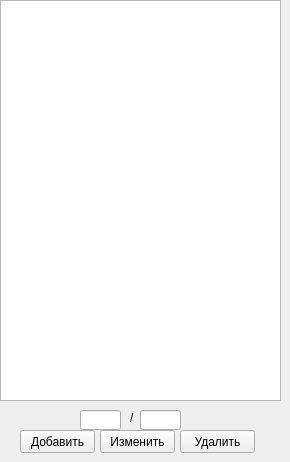
      <widget class="QWidget" name="tab_11">
       <attribute name="title">
        <string>3</string>
       </attribute>
       <widget class="QPushButton" name="add_mag_lvl3">
        <property name="geometry">
         <rect>
          <x>20</x>
          <y>430</y>
          <width>75</width>
          <height>23</height>
         </rect>
        </property>
        <property name="text">
         <string>Добавить</string>
        </property>
       </widget>
       <widget class="QPushButton" name="pushButton_15">
        <property name="geometry">
         <rect>
          <x>100</x>
          <y>430</y>
          <width>75</width>
          <height>23</height>
         </rect>
        </property>
        <property name="text">
         <string>Изменить</string>
        </property>
       </widget>
       <widget class="QPushButton" name="pushButton_24">
        <property name="geometry">
         <rect>
          <x>180</x>
          <y>430</y>
          <width>75</width>
          <height>23</height>
         </rect>
        </property>
        <property name="text">
         <string>Удалить</string>
        </property>
       </widget>
       <widget class="QListWidget" name="list_mag_lvl3">
        <property name="geometry">
         <rect>
          <x>0</x>
          <y>0</y>
          <width>281</width>
          <height>401</height>
         </rect>
        </property>
        <property name="editTriggers">
         <set>QAbstractItemView::DoubleClicked</set>
        </property>
        <property name="showDropIndicator" stdset="0">
         <bool>false</bool>
        </property>
        <property name="dragDropMode">
         <enum>QAbstractItemView::DragOnly</enum>
        </property>
        <property name="defaultDropAction">
         <enum>Qt::MoveAction</enum>
        </property>
        <property name="alternatingRowColors">
         <bool>false</bool>
        </property>
        <property name="movement">
         <enum>QListView::Free</enum>
        </property>
       </widget>
       <widget class="QLineEdit" name="lineEdit_38">
        <property name="geometry">
         <rect>
          <x>80</x>
          <y>410</y>
          <width>41</width>
          <height>20</height>
         </rect>
        </property>
       </widget>
       <widget class="QLabel" name="label_52">
        <property name="geometry">
         <rect>
          <x>130</x>
          <y>410</y>
          <width>16</width>
          <height>16</height>
         </rect>
        </property>
        <property name="text">
         <string>/</string>
        </property>
       </widget>
       <widget class="QLineEdit" name="lineEdit_47">
        <property name="geometry">
         <rect>
          <x>140</x>
          <y>410</y>
          <width>41</width>
          <height>20</height>
         </rect>
        </property>
       </widget>
      </widget>
